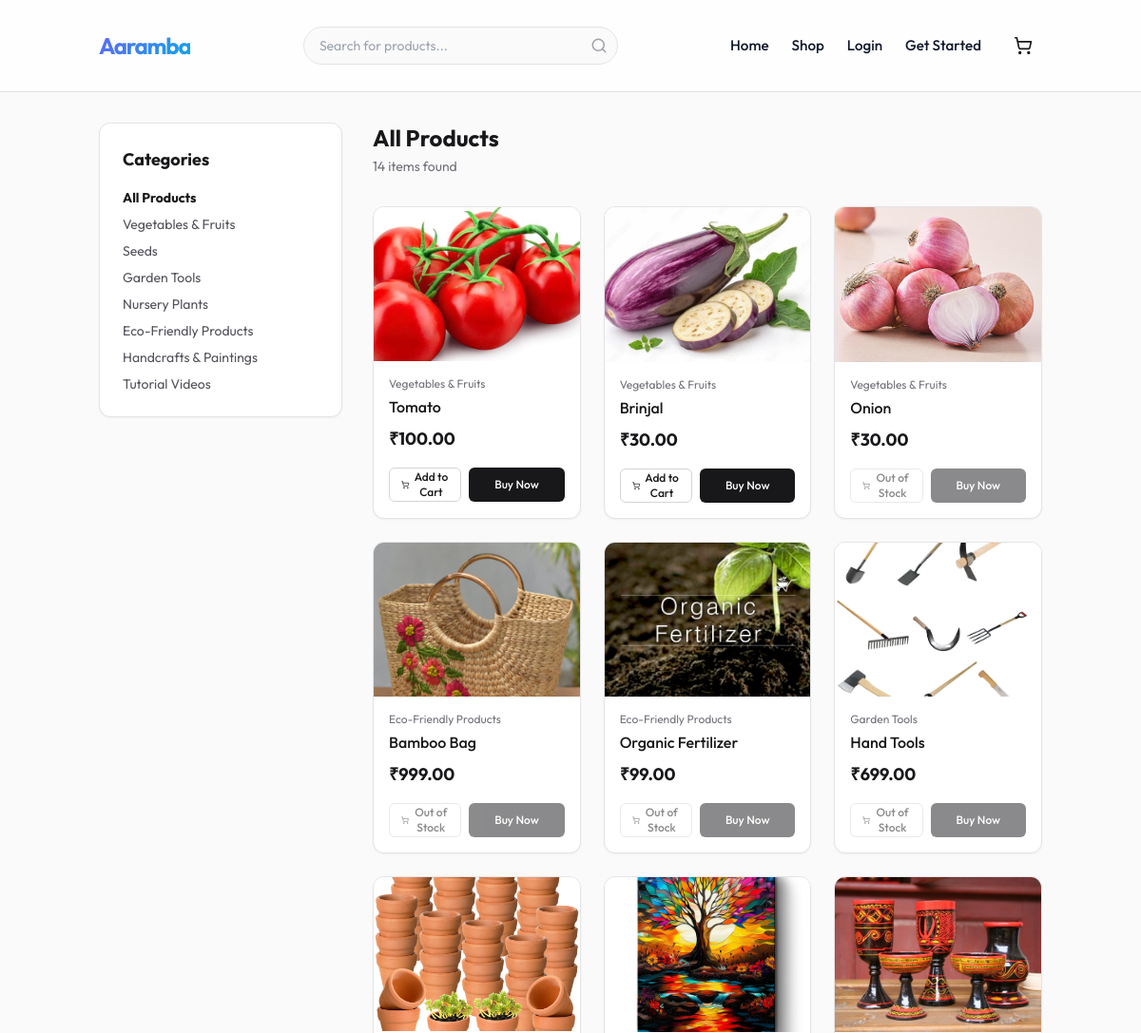
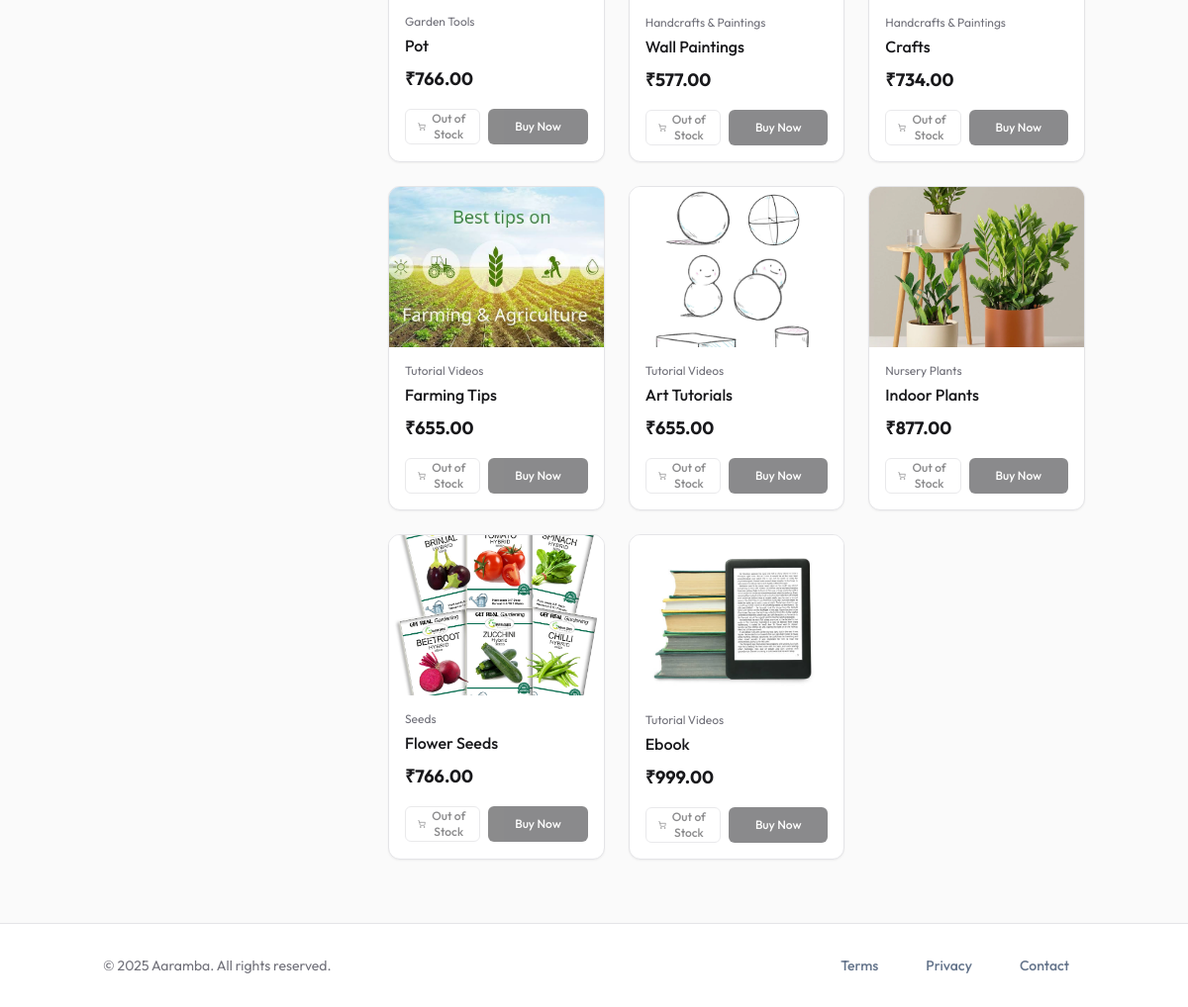
Screenshot of /products/ with the database file from the repository (2 pictures, top to bottom).
### products/models.py (models this page shows, shortened)
class Category(MPTTModel):
    name = models.CharField(max_length=100)
    parent = TreeForeignKey('self', on_delete=models.CASCADE, null=True, blank=True, related_name='children')
    slug = models.SlugField(unique=True)
    image = models.ImageField(upload_to='categories/', blank=True, null=True)
    class MPTTMeta:
        order_insertion_by = ['name']

class Product(models.Model):
    seller = models.ForeignKey(Seller, on_delete=models.CASCADE, related_name='products')
    category = TreeForeignKey(Category, on_delete=models.SET_NULL, null=True, related_name='products')
    title = models.CharField(max_length=255)
    description = models.TextField()
    base_price = models.DecimalField(max_digits=10, decimal_places=2)
    image = models.ImageField(upload_to='products/', blank=True, null=True)
    created_at = models.DateTimeField(auto_now_add=True)
    updated_at = models.DateTimeField(auto_now=True)
    is_active = models.BooleanField(default=True)
    def get_active_offer(self):
        from django.utils import timezone
        from promotions.models import Offer
        now = timezone.now()
        if self.category:
            categories = self.category.get_ancestors(include_self=True)
            return Offer.objects.filter(categories__in=categories, is_active=True, start_date__lte=now, end_date__gte=now).order_by('-discount_percent').first()
        return None
    @property
    def is_in_stock(self):
        return self.skus.filter(stock__gt=0).exists()

### products/views.py (the view)
# urls.py: path('', views.product_list, name='product_list'),
def product_list(request, category_slug=None):
    category = None
    categories = Category.objects.all()
    products = Product.objects.filter(is_active=True)
    if category_slug:
        category = get_object_or_404(Category, slug=category_slug)
        products = products.filter(category__in=category.get_descendants(include_self=True))
    search_query = request.GET.get('q')
    if search_query:
        products = products.filter(Q(title__icontains=search_query) | Q(description__icontains=search_query))
    return render(request, 'products/product_list.html', {
        'category': category,
        'categories': categories,
        'products': products,
        'search_query': search_query
    })

### templates/products/product_list.html (shortened to what this page needs)
{% extends 'base.html' %}
{% block content %}
<div class="container mx-auto px-4 py-8 flex flex-col md:flex-row gap-8">
    <aside class="w-full md:w-64 flex-shrink-0">
        <div class="bg-white border border-zinc-200 rounded-xl p-6 shadow-sm sticky top-24">
            <h3 class="font-bold text-lg mb-4 text-zinc-900">Categories</h3>
            <ul class="space-y-2">
                <li>
                    <a href="{% url 'products:product_list' %}"
                        class="block text-sm {% if not category %}font-bold text-zinc-900{% else %}text-zinc-600 hover:text-zinc-900{% endif %} transition-colors">
                        All Products
                    </a>
                </li>
                {% for cat in categories %}
                {% if cat.is_root_node %}
                <li class="space-y-1">
                    <a href="{% url 'products:product_list_by_category' cat.slug %}"
                        class="block text-sm {% if category and category.id == cat.id %}font-bold text-zinc-900{% else %}text-zinc-600 hover:text-zinc-900{% endif %} transition-colors">
                        {{ cat.name }}
                    </a>
                </li>
                {% endif %}
                {% endfor %}
            </ul>
        </div>
    </aside>
    <div class="flex-grow">
        <div class="mb-6">
            {% if search_query %}
            <h2 class="text-2xl font-bold text-zinc-900">Search Results for "{{ search_query }}"</h2>
            {% elif category %}
            <h2 class="text-2xl font-bold text-zinc-900">{{ category.name }}</h2>
            {% else %}
            <h2 class="text-2xl font-bold text-zinc-900">All Products</h2>
            {% endif %}
            <p class="text-zinc-500 text-sm mt-1">{{ products.count }} items found</p>
        </div>
        {% if products %}
        <div class="grid grid-cols-1 sm:grid-cols-2 lg:grid-cols-3 gap-6">
            {% for product in products %}
            <div
                class="group block bg-white border border-zinc-200 rounded-xl overflow-hidden shadow-sm hover:shadow-md transition-all hover:border-zinc-300">
                <a href="{% url 'products:product_detail' product.pk %}">
                    <div class="aspect-[4/3] bg-zinc-100 relative overflow-hidden">
                        {% if product.image %}
                        <img src="{{ product.image.url }}" alt="{{ product.title }}"
                            class="w-full h-full object-cover object-center group-hover:scale-105 transition-transform duration-300">
                        {% else %}
                        <img src="https://placehold.co/600x400?text={{ product.title|urlencode }}"
                            alt="{{ product.title }}" class="w-full h-full object-cover object-center opacity-80">
                        {% endif %}
                    </div>
                </a>
                <div class="p-4">
                    <a href="{% url 'products:product_detail' product.pk %}">
                        {% if product.category %}
                        <p class="text-xs text-zinc-500 mb-1">{{ product.category.name }}</p>
                        {% endif %}
                        <h3 class="font-medium text-zinc-900 group-hover:text-zinc-700 truncate">{{ product.title }}
                        </h3>
                        <div class="mt-2 flex items-baseline gap-2">
                            {% if product.get_active_offer %}
                            <span class="text-lg font-bold text-zinc-900">₹{{ product.discounted_price }}</span>
                            <span class="text-sm text-zinc-500 line-through">₹{{ product.base_price }}</span>
                            {% else %}
                            <span class="text-lg font-bold text-zinc-900">₹{{ product.base_price }}</span>
                            {% endif %}
                        </div>
                    </a>
                    <div class="mt-4 flex gap-2">
                        <form action="{% url 'orders:add_to_cart' product.pk %}" method="post"
                            class="flex-1 add-to-cart-form">
                            <button type="submit"
                                class="w-full inline-flex items-center justify-center h-9 rounded-md border border-zinc-300 bg-white px-3 text-xs font-medium text-zinc-900 hover:bg-zinc-50 transition-colors disabled:opacity-50 disabled:cursor-not-allowed"
                                {% if not product.is_in_stock %}disabled{% endif %}>
                                {% if not product.is_in_stock %}Out of Stock{% else %}Add to Cart{% endif %}
                            </button>
                        </form>
                        <a href="{% url 'products:product_detail' product.pk %}"
                            class="flex-1 inline-flex items-center justify-center h-9 rounded-md bg-zinc-900 px-3 text-xs font-medium text-white hover:bg-zinc-800 transition-colors {% if not product.is_in_stock %}opacity-50 cursor-not-allowed pointer-events-none{% endif %}">
                            Buy Now
                        </a>
                    </div>
                </div>
            </div>
            {% endfor %}
        </div>
        {% else %}
        <div class="text-center py-20 bg-zinc-50 rounded-xl border border-zinc-200 border-dashed">
            <p class="text-zinc-500">No products found.</p>
            <a href="{% url 'products:product_list' %}"
                class="text-sm font-medium text-zinc-900 hover:underline mt-2 inline-block">Clear Filters</a>
        </div>
        {% endif %}
    </div>
</div>
{% endblock %}

### static/css/style.css (style rules this page uses)
:root { --primary: #6366f1; --primary-dark: #4f46e5; --primary-light: #818cf8; --secondary: #0ea5e9; --accent: #f43f5e; --bg-body: #f8fafc; --bg-card: #ffffff; --bg-glass: rgba(255, 255, 255, 0.9); --text-main: #0f172a; --text-muted: #64748b; --border: #e2e8f0; --radius: 0.75rem; --shadow-sm: 0 1px 2px 0 rgb(0 0 0 / 0.05); --shadow-md: 0 4px 6px -1px rgb(0 0 0 / 0.1), 0 2px 4px -2px rgb(0 0 0 / 0.1); --shadow-lg: 0 20px 25px -5px rgb(0 0 0 / 0.1), 0 8px 10px -6px rgb(0 0 0 / 0.1); --shadow-color: 0 10px 15px -3px rgba(99, 102, 241, 0.2); --font-main: 'Outfit', sans-serif; }
* { margin: 0; padding: 0; box-sizing: border-box; }
body { font-family: var(--font-main); background-color: var(--bg-body); color: var(--text-main); line-height: 1.6; -webkit-font-smoothing: antialiased; }
.container { max-width: 1280px; margin: 0 auto; padding: 0 1.5rem; }
.grid { display: grid; grid-template-columns: repeat(auto-fill, minmax(280px, 1fr)); gap: 2rem; margin: 2rem 0; }

### templates/base.html (style rules this page uses)
body { font-family: 'Outfit', sans-serif; }

### rows the page displays
Category: name "Vegetables & Fruits"
Category: name "Seeds"
Category: name "Garden Tools"
Category: name "Nursery Plants"
Category: name "Eco-Friendly Products"
Category: name "Handcrafts & Paintings"
Category: name "Tutorial Videos"
Product: image (picture), category.name "Vegetables & Fruits", title "Tomato", base_price "100.00", shows "Add to Cart"
Product: image (picture), category.name "Vegetables & Fruits", title "Brinjal", base_price "30.00", shows "Add to Cart"
Product: image (picture), category.name "Vegetables & Fruits", title "Onion", base_price "30.00", shows "Out of Stock"
Product: image (picture), category.name "Eco-Friendly Products", title "Bamboo Bag", base_price "999.00", shows "Out of Stock"
Product: image (picture), category.name "Eco-Friendly Products", title "Organic Fertilizer", base_price "99.00", shows "Out of Stock"
Product: image (picture), category.name "Garden Tools", title "Hand Tools", base_price "699.00", shows "Out of Stock"
Product: image (picture), category.name "Garden Tools", title "Pot", base_price "766.00", shows "Out of Stock"
Product: image (picture), category.name "Handcrafts & Paintings", title "Wall Paintings", base_price "577.00", shows "Out of Stock"
Product: image (picture), category.name "Handcrafts & Paintings", title "Crafts", base_price "734.00", shows "Out of Stock"
Product: image (picture), category.name "Tutorial Videos", title "Farming Tips", base_price "655.00", shows "Out of Stock"
Product: image (picture), category.name "Tutorial Videos", title "Art Tutorials", base_price "655.00", shows "Out of Stock"
Product: image (picture), category.name "Nursery Plants", title "Indoor Plants", base_price "877.00", shows "Out of Stock"
Product: image (picture), category.name "Seeds", title "Flower Seeds", base_price "766.00", shows "Out of Stock"
Product: image (picture), category.name "Tutorial Videos", title "Ebook", base_price "999.00", shows "Out of Stock"

### other values shown
{{ products.count }} "14"
